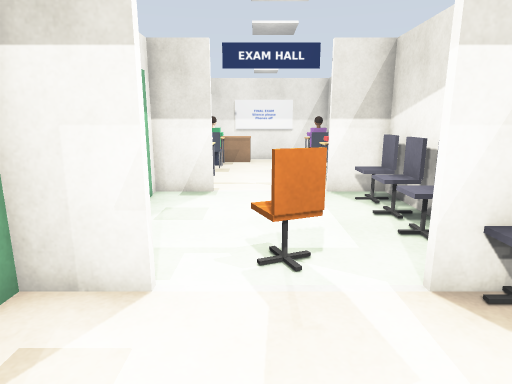
View 1 (above)

16 first-person views from a walk through a world built for the Webots simulator. The camera is 1.2 m above the floor, tilts 12° down and sees 75° across. The floor is counted in squares, 0.5 m on a side. Each view is taken from the middle of a square. On the plan, view 1 faces up. The plan holds only what a view shows up to about 19 squares ahead; the rest is blank. Robots are left out.

View 2
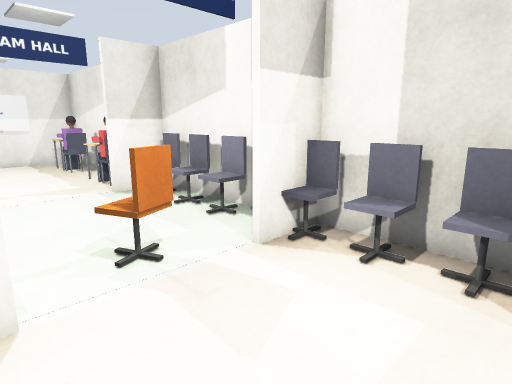

View 3
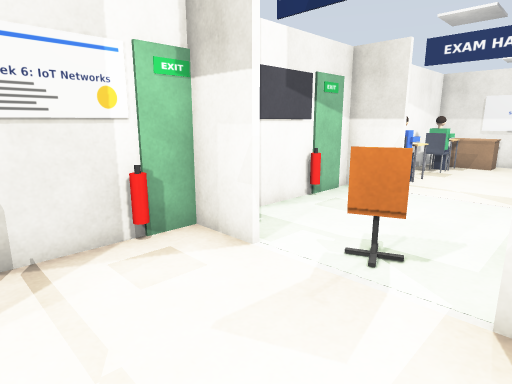

View 4
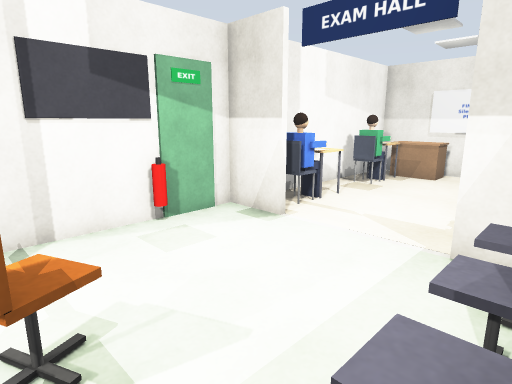

View 5
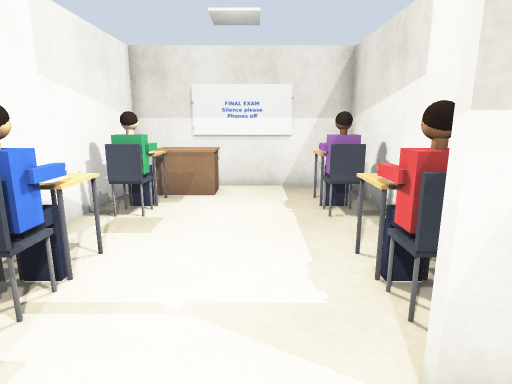

View 6
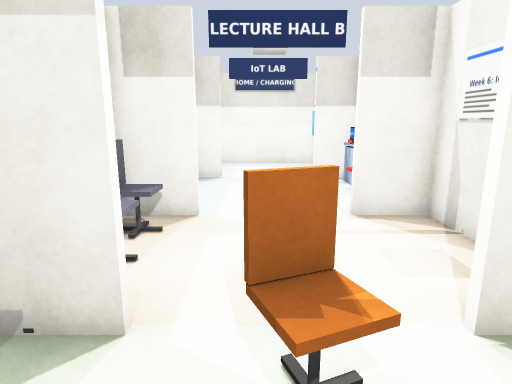

View 7
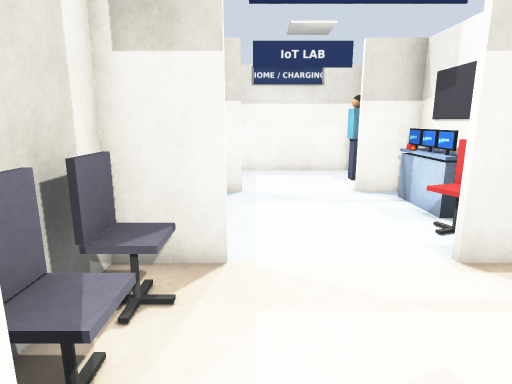

View 8
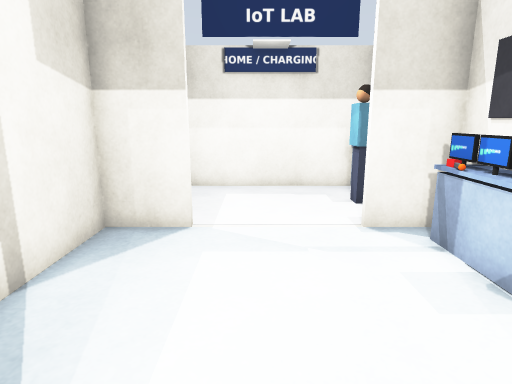

View 9
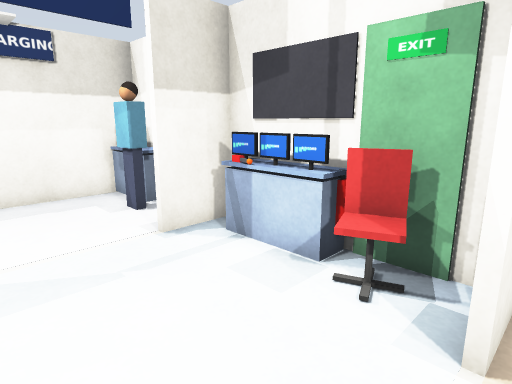

View 10
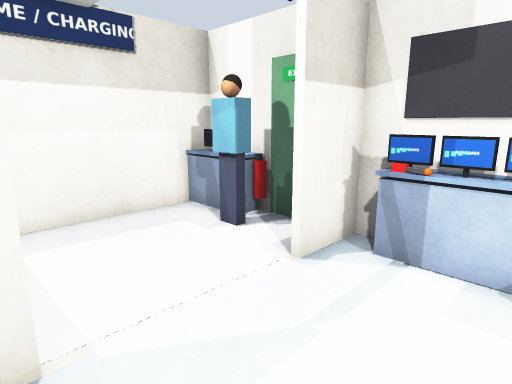

View 11
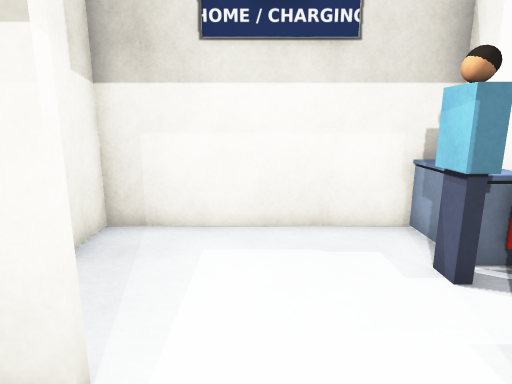

View 12
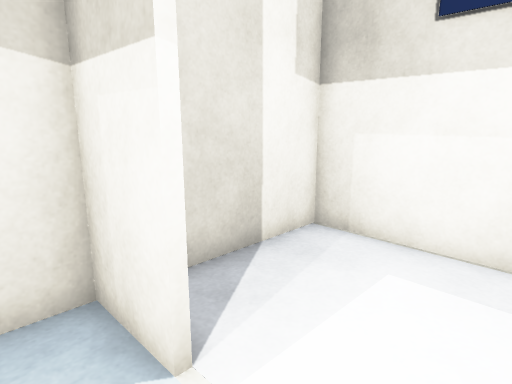

View 13
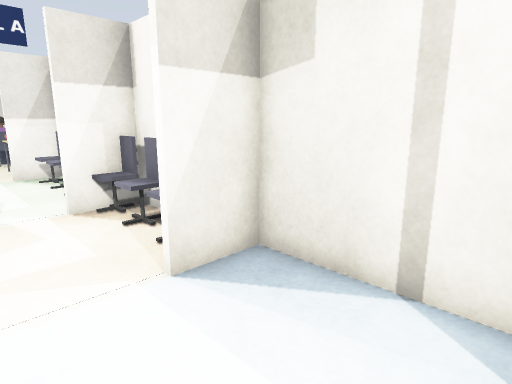

View 14
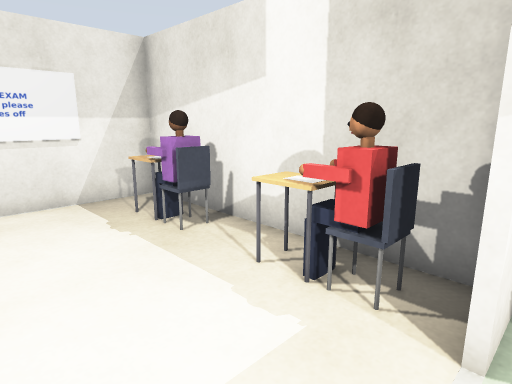

View 15
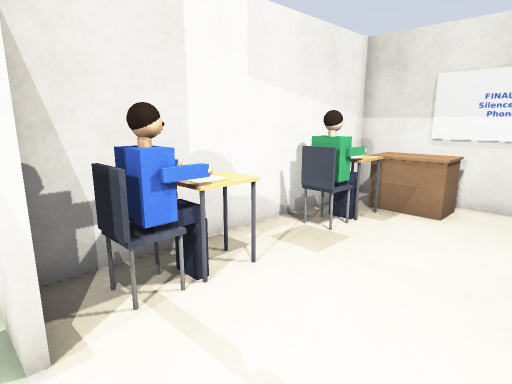

View 16
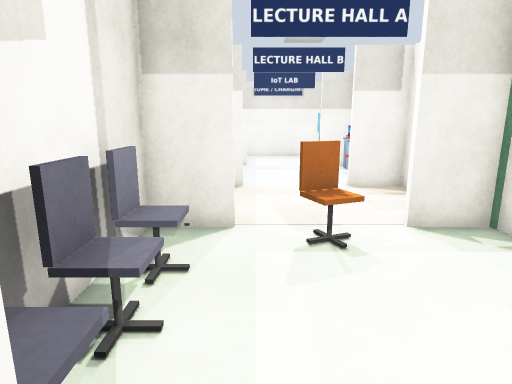

### Floor plan
Points are (right, up) in squares from view 1. A wall is a line through its corners. A room is listed if a view was taken in it or the views show most of it. See-through windows are left out.
Room 1 (views 1, 2, 3, 4, 5, 6, 7, 8, 9, 14, 15)
walls: (-1.4, 4.4) (-3.5, 4.4) (-3.5, -0.4) (-1.5, -0.4); (2.4, -0.4) (4.5, -0.4); (-1.4, 11.4) (-3.5, 11.4) (-3.5, 4.6) (-1.5, 4.6); (4.5, -1) (4.5, 11.4) (2.5, 11.4)
ways out: opening at (0.5, -1) to room 2; opening at (0.5, 11) to room 3
objects: fire extinguisher (-3, 3); fire extinguisher (-3, 9); chair (0, 5) to (1, 6); chair (3, 1) to (4, 1); chair (3, 2) to (4, 3); chair (3, 4) to (4, 4); chair (3, 7) to (4, 7); chair (3, 8) to (4, 9); chair (3, 10) to (4, 10)
Room 2 (views 10, 11, 12, 13)
walls: (2.4, -6.4) (4.5, -6.4) (4.5, -1); (-3.5, -0.9) (-3.5, -6.4) (-1.5, -6.4); (4.5, -0.6) (2.5, -0.6)
ways out: opening at (0.5, -1) to room 1; opening at (0.5, -7) to room 4
objects: dark grey box (-3, -5) to (-3, -4); fire extinguisher (-3, -3); green box (-3, -2); chair (-2, -2)
Room 3 (view 16)
walls: (4.5, 11.9) (4.5, 21.5) (-3.5, 21.5) (-3.5, 11.9)
ways out: opening at (0.5, 11) to room 1
objects: desk (-2, 13); desk (-2, 14) to (-2, 15); desk (-2, 17); desk (-2, 18) to (-2, 19); desk (-2, 20) to (-1, 21); white box (-1, 21); desk (3, 13) to (4, 13); desk (3, 14) to (3, 15); desk (3, 17) to (4, 18); desk (3, 18) to (3, 19)
Room 4 (no view inside)
walls: (-3.5, -8) (-3.5, -11.5) (4.5, -11.5) (4.5, -7.9)
ways out: opening at (0.5, -7) to room 2
objects: bench (-3, -12) to (-3, -10); fire extinguisher (-3, -9); other object (-2, -9)

Where each view was taken, in squares from view 1:
view 1: 0 up, 0 right, facing up
view 2: 0 up, 2 left, facing up-right
view 3: 0 up, 3 right, facing up-left
view 4: 5 up, 4 right, facing up-left
view 5: 9 up, 1 right, facing up
view 6: 8 up, 1 right, facing down
view 7: 5 up, 2 right, facing down
view 8: 1 up, 1 right, facing down
view 9: 0 up, 2 right, facing down-left
view 10: 3 down, 3 right, facing down-left
view 11: 4 down, 1 right, facing down
view 12: 5 down, 0 right, facing down-right
view 13: 5 down, 0 right, facing up-right
view 14: 11 up, 1 left, facing up-right
view 15: 11 up, 2 right, facing up-left
view 16: 12 up, 2 right, facing down
